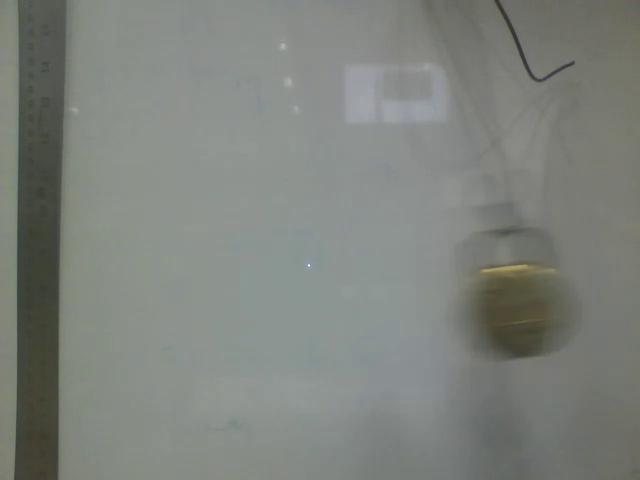
//> input picture Pendulum/analyse/build/frame1.png, 640 x 480 px
$ ./analyse   (built with g++ and OpenCV 4)
//> lines starting //> are read from the running program, lines starting //| are printed output that depends on the picture; after the words box and inside, x2 and y2 are one past the last pixel; in counts of white or black regions, pixels touching at a corner belong together
// Finding the length of the pendulum video with orthographic projection

/*//////////////////////////////////////////////////////////////////////
Given Parameters
1) The video
2) The video is in orthographic projection
3) The scale length of the image in real world => Height of frame  ~ 11inches
///////////////////////////////////////////////////////////////////////*/

#include <iostream>
#include "opencv2/highgui/highgui.hpp"
#include "opencv2/imgproc/imgproc.hpp"
#include "opencv2/core/core.hpp"

#include <stdio.h>
#include <stdlib.h>
#include <math.h>
#include <fstream>
#include <sstream>
#include <string>

using namespace std;
using namespace cv;

struct Values
{
	int cx;
	int cy;
	Mat img;
};

Values processing(Mat image){
	Mat dst;
	threshold( image, dst, 95, 255,1);
	int dilation_size = 3;
	Values val;
	Mat element = getStructuringElement(MORPH_RECT ,Size( 2*dilation_size + 1, 2*dilation_size+1 ),Point( dilation_size, dilation_size ) );

	erode( dst,dst, element );

	for( int y = 0; y < dst.rows; y++ )
    {
        for( int x = 0; x < dst.cols; x++ )
        {
        	if(x < 70){

        	dst.at<uchar>(y,x) = 0;
    		}
        }
    }

    medianBlur(dst,dst,11);
	Moments mu = moments(dst);

      double area = mu.m00;
      double x1 = mu.m10;
      double y1 = mu.m01;


    int c1 = x1/area;
    int c2 = y1/area;

    circle(dst, Point(c1,c2),4, Scalar(0,0,0),CV_FILLED, 2,0);
    val.cx = c1;
    val.cy = c2;
    val.img = dst;

    return val;
}

double dist(int x1,int y1,int x2,int y2){
	double p = 0;
	p = (x1-x2)*(x1-x2) + (y1-y2)*(y1-y2);
	p = sqrt(p);
	return p;
}

int radius(int x1,int y1,int x2,int y2,int x3,int y3){
	double A,B,C,s,R;

	// Three Sides
	A = dist(x2,y2,x3,y3);
	B = dist(x1,y1,x3,y3);
	C = dist(x1,y1,x2,y2);

	//Area
	s = 0.5*((x1-x2)*(y2-y3) + (y1-y2)*(x2-x3));
	s = abs(s);
	// Calculating the circumradius
	R = A*B*C;
	R = R/(4*s);

	return int(R);
}

int main(){

	//////////////////////////////Getting the three frames/////////////////////////////////
	Mat frame1,frame2,frame3,frame4;

	//int cx1,cx2,cx3,cx4;
	//int cy1,cy2,cy3,cy4;


	frame1 = imread("frame1.png",1);
//> frame1 is the input picture: 480 rows x 640 cols, CV_8UC3; mean B, G, R 124.6, 130.2, 126.2
	frame2 = imread("frame2.png",1);
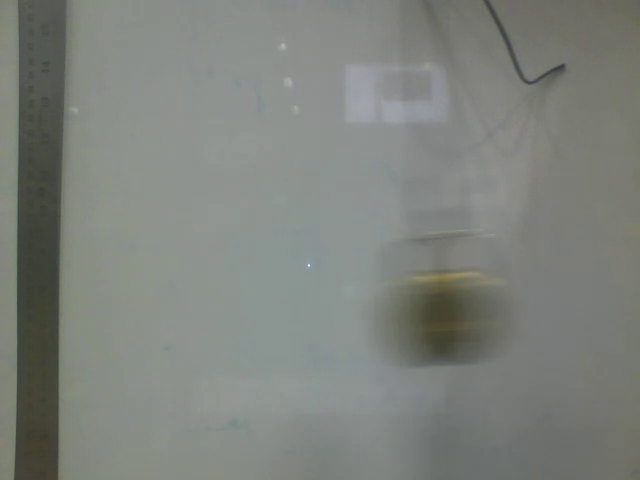
//> input picture Pendulum/analyse/build/frame2.png, 640 x 480 px
//> frame2 is the input picture: 480 rows x 640 cols, CV_8UC3; mean B, G, R 124.4, 130, 126
	frame3 = imread("frame3.png",1);
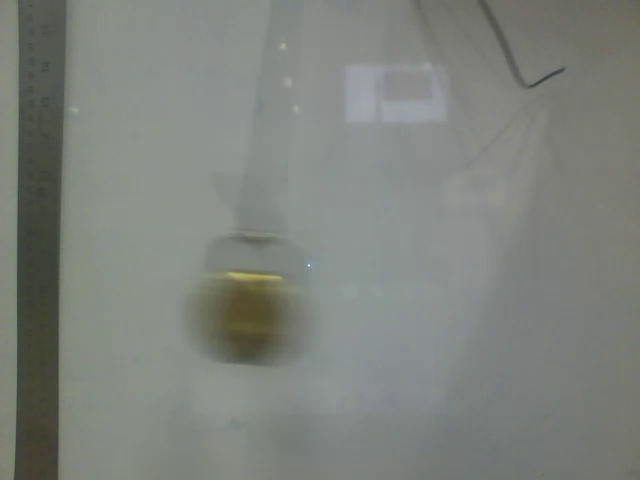
//> input picture Pendulum/analyse/build/frame3.png, 640 x 480 px
//> frame3 is the input picture: 480 rows x 640 cols, CV_8UC3; mean B, G, R 124.4, 130, 126.2
	frame4 = imread("frame4.png",1);
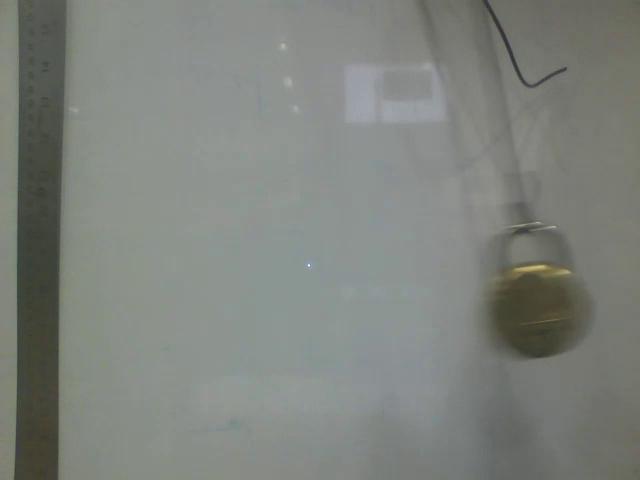
//> input picture Pendulum/analyse/build/frame4.png, 640 x 480 px
//> frame4 is the input picture: 480 rows x 640 cols, CV_8UC3; mean B, G, R 124.7, 130.3, 126.3

	cout << frame2.rows << endl;
//| 480
	////////////////////////////Enhancement and Thresholding///////////////////////////////


	Mat frame1_gray,frame2_gray,frame3_gray,frame4_gray;

	cvtColor(frame1,frame1_gray,CV_RGB2GRAY);
	blur(frame1_gray,frame1_gray,Size(3,3),Point(-1,-1));

	cvtColor(frame2,frame2_gray,CV_RGB2GRAY);
	blur(frame2_gray,frame2_gray,Size(3,3),Point(-1,-1));

	cvtColor(frame3,frame3_gray,CV_RGB2GRAY);
	blur(frame3_gray,frame3_gray,Size(3,3),Point(-1,-1));

	cvtColor(frame4,frame4_gray,CV_RGB2GRAY);
	blur(frame4_gray,frame4_gray,Size(3,3),Point(-1,-1));

	imshow("Frame1_orig",frame1_gray);

	Values out1,out2,out3,out4;

	out1 = processing(frame1_gray);
//> in processing, `threshold( image, dst, 95, 255,1);`: dst: 480 rows x 640 cols, CV_8UC1; 9.2% white; 8 white regions (4 under 20 px), largest, box (x1, y1, x2, y2) and area: (14, 0, 66, 480) 20865, (472, 272, 567, 360) 6539, (494, 0, 575, 82) 619, (495, 228, 524, 236) 143
//> in processing, `erode( dst,dst, element );`: dst: 480 rows x 640 cols, CV_8UC1; 7.6% white; 2 white regions, box (x1, y1, x2, y2) and area: (17, 0, 63, 480) 17916, (475, 275, 562, 356) 5476
//> after the loop in processing, `for( int y = 0; y < dst.rows; y++ )`:
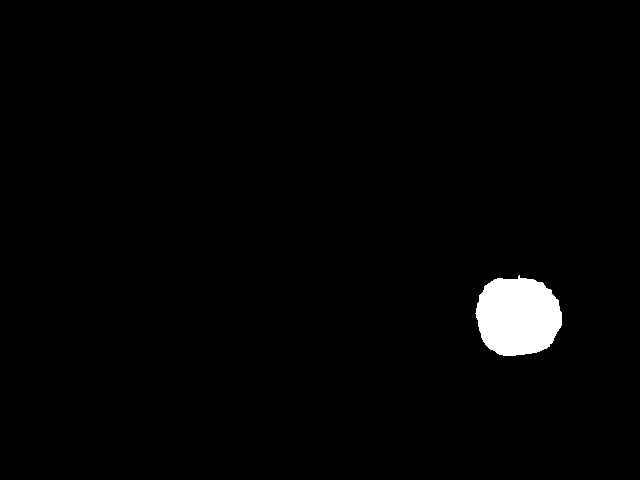
//> dst: 480 rows x 640 cols, CV_8UC1; 1.8% white; 1 white region, box (x1, y1, x2, y2) and area: (475, 275, 562, 356) 5476
//> in processing, `medianBlur(dst,dst,11);`: dst: 480 rows x 640 cols, CV_8UC1; 1.8% white; 1 white region, box (x1, y1, x2, y2) and area: (476, 278, 562, 356) 5435
//> in processing, `Moments mu = moments(dst);`: mu = moments, m00 1385925, centre m10/m00, m01/m00 = (517.6, 316)
//> in processing, `double area = mu.m00;`: area = 1385925
//> in processing, `double x1 = mu.m10;`: x1 = 717298935
//> in processing, `double y1 = mu.m01;`: y1 = 437971170
//> in processing, `int c1 = x1/area;`: c1 = 517
//> in processing, `int c2 = y1/area;`: c2 = 316
//> in processing, `circle(dst, Point(c1,c2),4, Scalar(0,0,0),CV_FILLED, 2,0);`: dst: 480 rows x 640 cols, CV_8UC1; 1.8% white; 1 white region, box (x1, y1, x2, y2) and area: (476, 278, 562, 356) 5378
//> in processing, `val.cx = c1;`: val.cx = 517
//> in processing, `val.cy = c2;`: val.cy = 316
	out2 = processing(frame2_gray);
//> in processing (call 2), `threshold( image, dst, 95, 255,1);`: dst: 480 rows x 640 cols, CV_8UC1; 8.8% white; 4 white regions (1 under 20 px), largest, box (x1, y1, x2, y2) and area: (14, 0, 66, 480) 20861, (405, 281, 489, 363) 5393, (483, 0, 566, 85) 747
//> in processing (call 2), `erode( dst,dst, element );`: dst: 480 rows x 640 cols, CV_8UC1; 7.3% white; 3 white regions (1 under 20 px), largest, box (x1, y1, x2, y2) and area: (17, 0, 63, 480) 17908, (408, 285, 484, 360) 4400
//> after the loop in processing (call 2), `for( int y = 0; y < dst.rows; y++ )`:
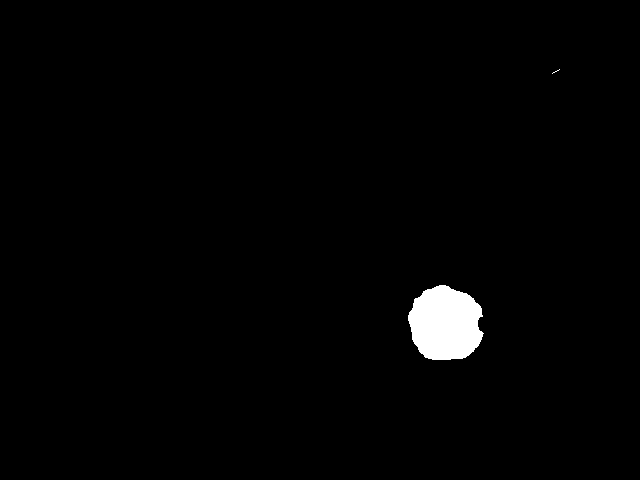
//> dst: 480 rows x 640 cols, CV_8UC1; 1.4% white; 2 white regions (1 under 20 px), largest, box (x1, y1, x2, y2) and area: (408, 285, 484, 360) 4400
//> in processing (call 2), `medianBlur(dst,dst,11);`: dst: 480 rows x 640 cols, CV_8UC1; 1.4% white; 1 white region, box (x1, y1, x2, y2) and area: (408, 285, 482, 360) 4360
//> in processing (call 2), `Moments mu = moments(dst);`: mu = moments, m00 1111800, centre m10/m00, m01/m00 = (445.1, 323.4)
//> in processing (call 2), `double area = mu.m00;`: area = 1111800
//> in processing (call 2), `double x1 = mu.m10;`: x1 = 494847900
//> in processing (call 2), `double y1 = mu.m01;`: y1 = 359551275
//> in processing (call 2), `int c1 = x1/area;`: c1 = 445
//> in processing (call 2), `int c2 = y1/area;`: c2 = 323
//> in processing (call 2), `circle(dst, Point(c1,c2),4, Scalar(0,0,0),CV_FILLED, 2,0);`: dst: 480 rows x 640 cols, CV_8UC1; 1.4% white; 1 white region, box (x1, y1, x2, y2) and area: (408, 285, 482, 360) 4303
//> in processing (call 2), `val.cx = c1;`: val.cx = 445
//> in processing (call 2), `val.cy = c2;`: val.cy = 323
	out3 = processing(frame3_gray);
//> in processing (call 3), `threshold( image, dst, 95, 255,1);`: dst: 480 rows x 640 cols, CV_8UC1; 8.5% white; 5 white regions (1 under 20 px), largest, box (x1, y1, x2, y2) and area: (14, 0, 66, 480) 20859, (211, 282, 283, 363) 4696, (478, 0, 518, 76) 498, (527, 68, 565, 88) 142
//> in processing (call 3), `erode( dst,dst, element );`: dst: 480 rows x 640 cols, CV_8UC1; 7.1% white; 3 white regions (1 under 20 px), largest, box (x1, y1, x2, y2) and area: (17, 0, 63, 480) 17905, (215, 285, 280, 360) 3786
//> after the loop in processing (call 3), `for( int y = 0; y < dst.rows; y++ )`:
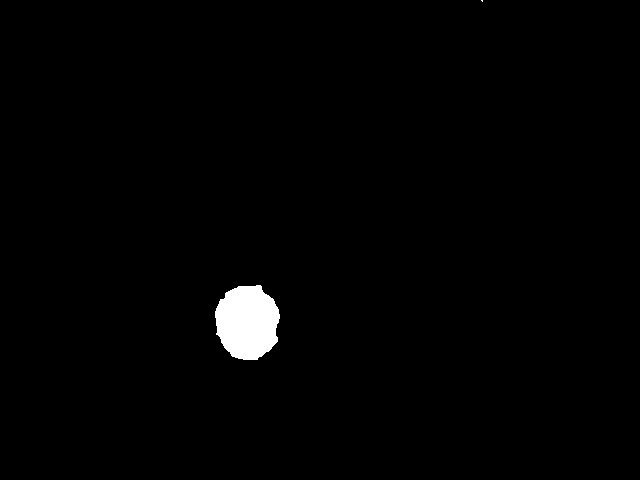
//> dst: 480 rows x 640 cols, CV_8UC1; 1.2% white; 2 white regions (1 under 20 px), largest, box (x1, y1, x2, y2) and area: (215, 285, 280, 360) 3786
//> in processing (call 3), `medianBlur(dst,dst,11);`: dst: 480 rows x 640 cols, CV_8UC1; 1.2% white; 1 white region, box (x1, y1, x2, y2) and area: (215, 286, 279, 360) 3742
//> in processing (call 3), `Moments mu = moments(dst);`: mu = moments, m00 954210, centre m10/m00, m01/m00 = (247, 322)
//> in processing (call 3), `double area = mu.m00;`: area = 954210
//> in processing (call 3), `double x1 = mu.m10;`: x1 = 235648815
//> in processing (call 3), `double y1 = mu.m01;`: y1 = 307224510
//> in processing (call 3), `int c1 = x1/area;`: c1 = 246
//> in processing (call 3), `int c2 = y1/area;`: c2 = 321
//> in processing (call 3), `circle(dst, Point(c1,c2),4, Scalar(0,0,0),CV_FILLED, 2,0);`: dst: 480 rows x 640 cols, CV_8UC1; 1.2% white; 1 white region, box (x1, y1, x2, y2) and area: (215, 286, 279, 360) 3685
//> in processing (call 3), `val.cx = c1;`: val.cx = 246
//> in processing (call 3), `val.cy = c2;`: val.cy = 321
	out4 = processing(frame4_gray);
//> in processing (call 4), `threshold( image, dst, 95, 255,1);`: dst: 480 rows x 640 cols, CV_8UC1; 9.7% white; 9 white regions (1 under 20 px), largest, box (x1, y1, x2, y2) and area: (14, 0, 66, 480) 20847, (487, 266, 590, 360) 7347, (472, 0, 567, 88) 882
//> in processing (call 4), `erode( dst,dst, element );`: dst: 480 rows x 640 cols, CV_8UC1; 7.9% white; 6 white regions (3 under 20 px), largest, box (x1, y1, x2, y2) and area: (17, 0, 63, 480) 17908, (491, 269, 586, 356) 6147, (475, 0, 490, 12) 92
//> after the loop in processing (call 4), `for( int y = 0; y < dst.rows; y++ )`: dst: 480 rows x 640 cols, CV_8UC1; 2% white; 5 white regions (3 under 20 px), largest, box (x1, y1, x2, y2) and area: (491, 269, 586, 356) 6147, (475, 0, 490, 12) 92
//> in processing (call 4), `medianBlur(dst,dst,11);`:
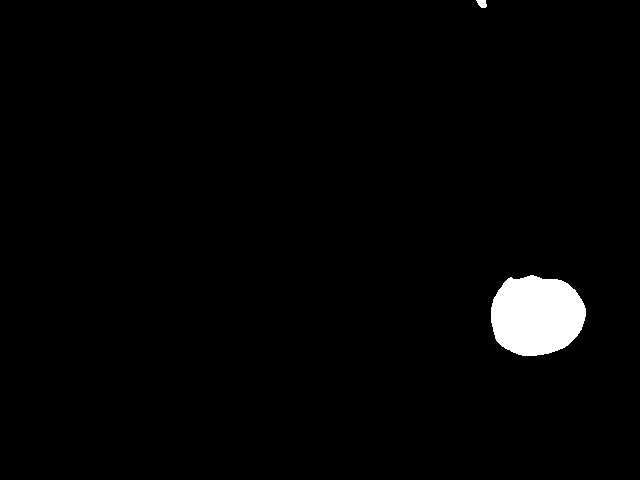
//> dst: 480 rows x 640 cols, CV_8UC1; 2% white; 2 white regions, box (x1, y1, x2, y2) and area: (491, 275, 586, 356) 6093, (476, 0, 487, 8) 65
//> in processing (call 4), `Moments mu = moments(dst);`: mu = moments, m00 1570290, centre m10/m00, m01/m00 = (535.6, 311.8)
//> in processing (call 4), `double area = mu.m00;`: area = 1570290
//> in processing (call 4), `double x1 = mu.m10;`: x1 = 841094550
//> in processing (call 4), `double y1 = mu.m01;`: y1 = 489643095
//> in processing (call 4), `int c1 = x1/area;`: c1 = 535
//> in processing (call 4), `int c2 = y1/area;`: c2 = 311
//> in processing (call 4), `circle(dst, Point(c1,c2),4, Scalar(0,0,0),CV_FILLED, 2,0);`: dst: 480 rows x 640 cols, CV_8UC1; 2% white; 2 white regions, box (x1, y1, x2, y2) and area: (491, 275, 586, 356) 6036, (476, 0, 487, 8) 65
//> in processing (call 4), `val.cx = c1;`: val.cx = 535
//> in processing (call 4), `val.cy = c2;`: val.cy = 311

	imshow("Processed",out1.img);
//	cout<< out1.cx << "  " <<out1.cy << endl;

	int R1,R2,R3,R4;
	R1 = radius(out1.cx,out1.cy,out2.cx,out2.cy,out3.cx,out3.cy);
//> R1 = 1562; out1.cx = 517; out1.cy = 316
	R2 = radius(out4.cx,out4.cy,out1.cx,out1.cy,out2.cx,out2.cy);
//> R2 = 126; out4.cx = 535; out4.cy = 311
	R3 = radius(out3.cx,out3.cy,out4.cx,out4.cy,out1.cx,out1.cy);
//> R3 = 450; out3.cx = 246; out3.cy = 321
	R4 = radius(out2.cx,out2.cy,out3.cx,out3.cy,out4.cx,out4.cy);
//> R4 = 1850; out2.cx = 445; out2.cy = 323

	int Avg_length = 0;
	Avg_length = R1+R2+R3+R4;
//> Avg_length = 3988
	Avg_length = Avg_length/4;
//> Avg_length = 997

	// Length of the radius in pixels
	cout<<Avg_length<<endl;
//| 997

	// In inches
	double length = 11*Avg_length;
//> length = 10967
	length = length/480;
//> length = 22.85

	cout << "Approximated Length of The Pendulum :  " << length <<" inches"<< endl;
//| Approximated Length of The Pendulum :  22.8479 inches
	waitKey(0);
	return 0;

}
